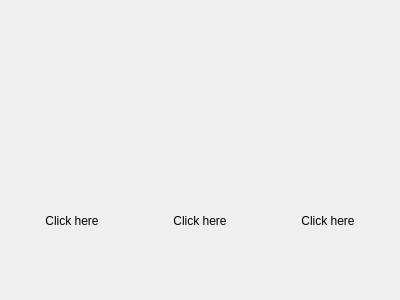
<?xml version="1.0" encoding="UTF-8"?>
<ui version="4.0">
 <class>Widget</class>
 <widget class="QWidget" name="Widget">
  <property name="geometry">
   <rect>
    <x>0</x>
    <y>0</y>
    <width>400</width>
    <height>300</height>
   </rect>
  </property>
  <property name="windowTitle">
   <string>Widget</string>
  </property>
  <layout class="QVBoxLayout" name="verticalLayout">
   <item>
    <layout class="QHBoxLayout" name="horizontalLayout">
     <item>
      <widget class="QLabel" name="label">
       <property name="text">
        <string/>
       </property>
      </widget>
     </item>
     <item>
      <widget class="QLabel" name="label_2">
       <property name="text">
        <string/>
       </property>
      </widget>
     </item>
     <item>
      <widget class="QLabel" name="label_3">
       <property name="text">
        <string/>
       </property>
      </widget>
     </item>
    </layout>
   </item>
   <item>
    <layout class="QHBoxLayout" name="horizontalLayout_2">
     <item>
      <widget class="QLabel" name="label_4">
       <property name="text">
        <string>Click here</string>
       </property>
       <property name="alignment">
        <set>Qt::AlignCenter</set>
       </property>
      </widget>
     </item>
     <item>
      <widget class="QLabel" name="label_5">
       <property name="text">
        <string>Click here</string>
       </property>
       <property name="alignment">
        <set>Qt::AlignCenter</set>
       </property>
      </widget>
     </item>
     <item>
      <widget class="QLabel" name="label_6">
       <property name="text">
        <string>Click here</string>
       </property>
       <property name="alignment">
        <set>Qt::AlignCenter</set>
       </property>
      </widget>
     </item>
    </layout>
   </item>
  </layout>
 </widget>
 <layoutdefault spacing="6" margin="11"/>
 <resources/>
 <connections/>
</ui>
